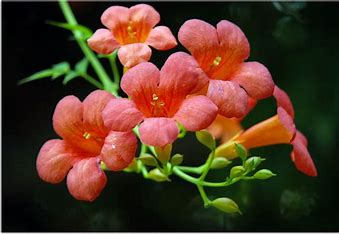
#> input picture Picture/lingxiaohua.jpg, 339 x 234 px
$ python AdjustBrightContrast.py
#> lines starting #> are read from the running program, lines starting #| are printed output that depends on the picture
import numpy as np
import cv2 as cv
import matplotlib.pyplot as plt
from pylab import mpl
mpl.rcParams["font.sans-serif"] = ["SimHei"]


def adjust_bright_contrast(image, b, c):
    # b c 的取值范围为 [0, 1]
    k = np.tan((45 + 44 * c)*np.pi/180)
    lookUpTable = np.zeros((1, 256), np.uint8)
    for i in range(256):
        s = (i - 127.5*(1-b))*k + 127.5*(1+b)
        lookUpTable[0, i] = np.clip(s, 0, 255)
    img_out = cv.LUT(image, lookUpTable)
    return img_out


def showimage():
    img = cv.imread("../Picture/lingxiaohua.jpg", cv.IMREAD_GRAYSCALE)
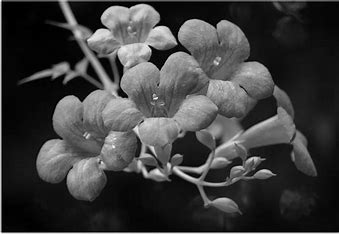
#> img: shape (234, 339); min 0, max 255, mean 61.8
    img_out = adjust_bright_contrast(img, -0.35, 0.4)
#> in adjust_bright_contrast, `img_out = cv.LUT(image, lookUpTable)`:
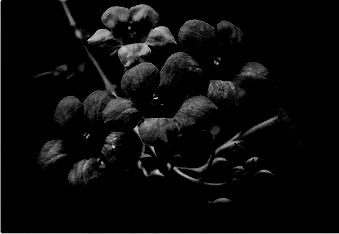
#> img_out: shape (234, 339); min 0, max 242, mean 11.8
    plt.figure(figsize=(12, 6))
    plt.gray()
    plt.subplot(1, 2, 1)
    plt.imshow(img, vmin=0, vmax=255)
    plt.title("凌霄花")
    plt.axis("off")
    plt.subplot(1, 2, 2)
    plt.imshow(img_out, vmin=0, vmax=255)
    plt.title("调整后的凌霄花")
    plt.axis("off")
    plt.show()
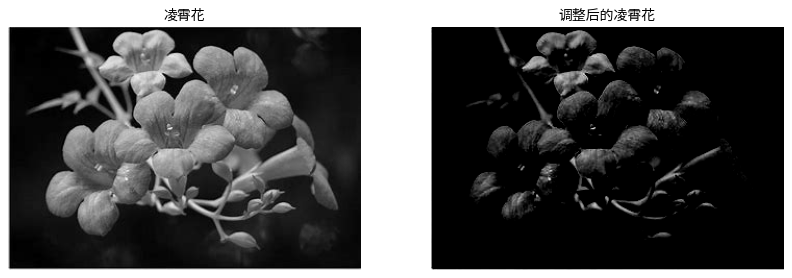
#> figure drawn by matplotlib, 2 panels

# [79 lines left out: functions cvchange_bright, npchange_bright, cvchange_contrast, not called in this run]


if __name__ == "__main__":
    showimage()

$ run again, with Picture/cat2.jpg copied over Picture/lingxiaohua.jpg
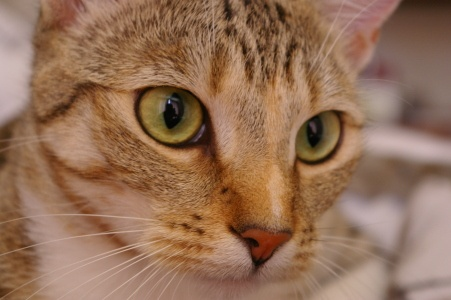
#> input picture Picture/cat2.jpg, 451 x 300 px
#> in adjust_bright_contrast, `img_out = cv.LUT(image, lookUpTable)`:
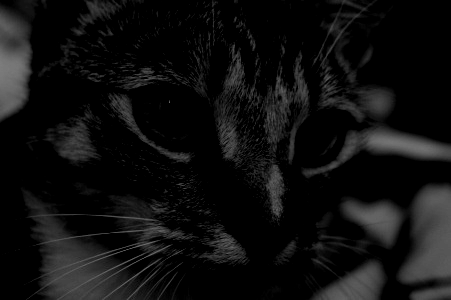
#> img_out: shape (300, 451); min 0, max 125, mean 15.4
#> in showimage, `plt.show()`:
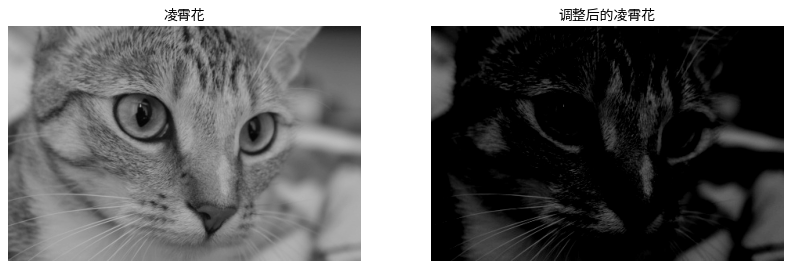
#> figure drawn by matplotlib, 2 panels
